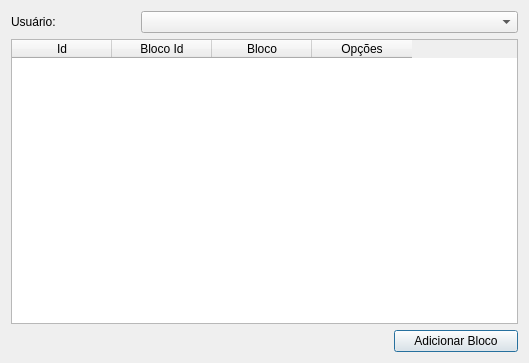
<?xml version="1.0" encoding="UTF-8"?>
<ui version="4.0">
 <class>Dialog</class>
 <widget class="QDialog" name="Dialog">
  <property name="geometry">
   <rect>
    <x>0</x>
    <y>0</y>
    <width>529</width>
    <height>363</height>
   </rect>
  </property>
  <property name="windowTitle">
   <string>Dialog</string>
  </property>
  <layout class="QGridLayout" name="gridLayout">
   <item row="1" column="0" colspan="4">
    <widget class="QTableWidget" name="tableWidget">
     <column>
      <property name="text">
       <string>Id</string>
      </property>
     </column>
     <column>
      <property name="text">
       <string>Bloco Id</string>
      </property>
     </column>
     <column>
      <property name="text">
       <string>Bloco</string>
      </property>
     </column>
     <column>
      <property name="text">
       <string>Opções</string>
      </property>
     </column>
    </widget>
   </item>
   <item row="0" column="1" colspan="3">
    <widget class="QComboBox" name="userCb"/>
   </item>
   <item row="0" column="0">
    <widget class="QLabel" name="label">
     <property name="text">
      <string>Usuário:</string>
     </property>
    </widget>
   </item>
   <item row="2" column="3">
    <widget class="QPushButton" name="addProjectBtn">
     <property name="text">
      <string>Adicionar Bloco</string>
     </property>
    </widget>
   </item>
   <item row="2" column="0" colspan="3">
    <spacer name="horizontalSpacer">
     <property name="orientation">
      <enum>Qt::Horizontal</enum>
     </property>
     <property name="sizeHint" stdset="0">
      <size>
       <width>336</width>
       <height>20</height>
      </size>
     </property>
    </spacer>
   </item>
  </layout>
 </widget>
 <resources/>
 <connections/>
</ui>
